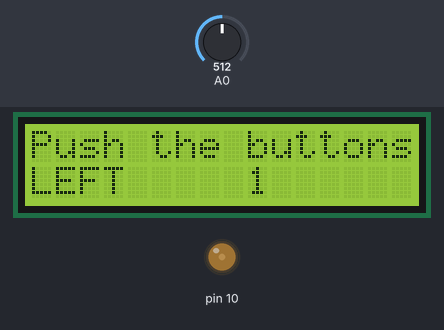
This sketch was run on a simulated Arduino Uno, built with avr-gcc and run on an emulated ATmega328P. Parts: 16×2 character LCD, output pins drawn as LEDs (lit = HIGH). Inputs (shaded band) come from the test bench; at power-on: A0 = 512.

Above: at 1.2 s.
1.3 s: A0 set to 466
3.5 s: A0 set to 440
At 4.8 s:
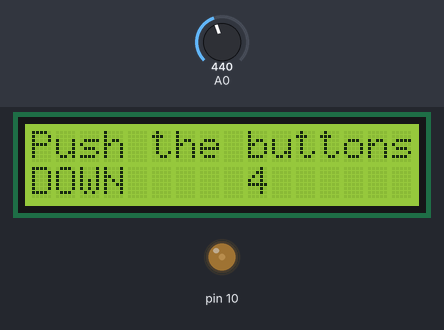
6.5 s: A0 set to 257
8.5 s: A0 set to 240
At 9.8 s:
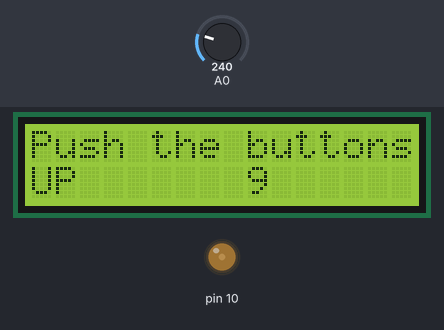
11.5 s: A0 set to 55
13.5 s: A0 set to 46
At 14.8 s:
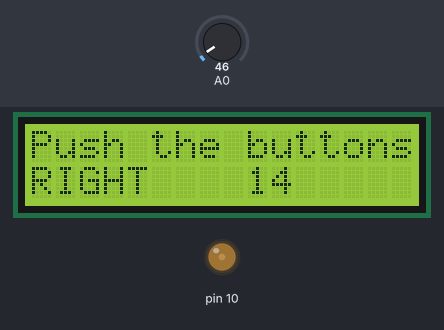
Timing chart, 0 to 16.5 s (numbered marks = the images above; inputs shaded):
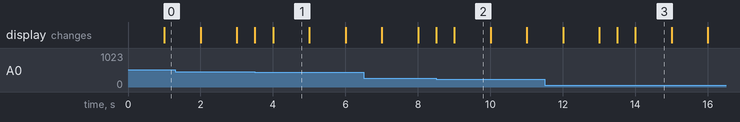

The sketch:

Main.ino
```cpp
#include <LiquidCrystal.h>

LiquidCrystal lcd(8, 9, 4, 5, 6, 7);
int lcd_key     = 0;
int adc_key_in  = 0;

#define btnRIGHT  0
#define btnUP     1
#define btnDOWN   2
#define btnLEFT   3
#define btnSELECT 4
#define btnNONE   5

int read_LCD_buttons() {
  adc_key_in = analogRead(0);
  if (adc_key_in > 1022) return btnNONE;
  if (adc_key_in < 50)   return btnRIGHT;
  if (adc_key_in < 250)  return btnUP;
  if (adc_key_in < 450)  return btnDOWN;
  if (adc_key_in < 750)  return btnLEFT;
  if (adc_key_in < 1019)  return btnSELECT;
  return btnNONE;
}

void setup() {
  lcd.begin(16, 2);
  lcd.setCursor(0, 0);
  lcd.print("Push the buttons");
  pinMode(10, OUTPUT);
  analogWrite(10, 50);
}

void loop() {
  lcd.setCursor(9, 1);
  lcd.print(millis() / 1000);
  lcd.setCursor(0, 1);

  lcd_key = read_LCD_buttons();
  switch (lcd_key) {
    case btnRIGHT:
      lcd.print("RIGHT ");
      break;
    case btnLEFT:
      lcd.print("LEFT  ");
      break;
    case btnUP:
      lcd.print("UP    ");
      break;
    case btnDOWN:
      lcd.print("DOWN  ");
      break;
    case btnSELECT:
      lcd.print("SELECT");
      break;
    case btnNONE:
      lcd.print("NONE  ");
      break;
  }
}
```

Measured:
- the behaviour switches between 450 and 449 on A0 (found by bisection; images 0 and 1)
- the behaviour switches between 250 and 249 on A0 (found by bisection; images 1 and 2)
- the behaviour switches between 50 and 49 on A0 (found by bisection; images 2 and 3)
- after the input at 3.5 s, the display: first changes at once (image 1 shows a later state)
- after the input at 8.5 s, the display: first changes at once (image 2 shows a later state)
- after the input at 13.5 s, the display: first changes at once (image 3 shows a later state)
- what the display in image 1 shows lasts 1.0 s, from 4.0 s to 5.0 s
